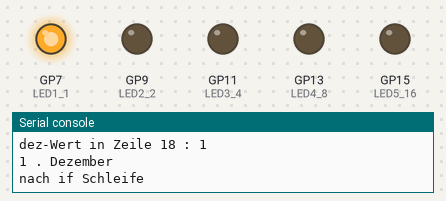
Simulated run of this program. Board: Raspberry Pi Pico running MicroPython. Parts: output pins drawn as LEDs (lit = HIGH), the last lines printed to the serial console.

Above: at 0.1 s.
At 5.1 s:
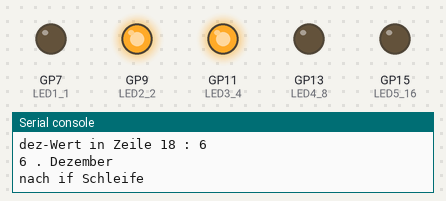
At 9.1 s:
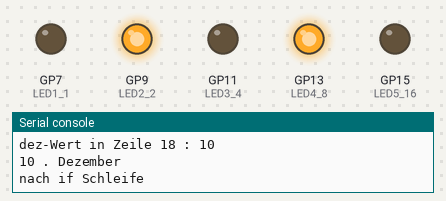
At 19.1 s:
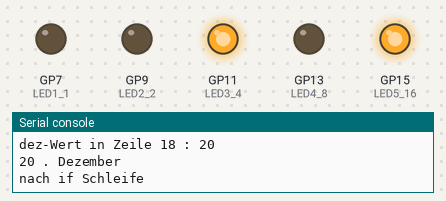
At 28.1 s:
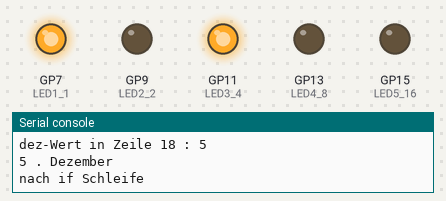
At 38.1 s:
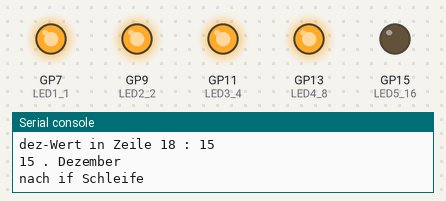
Timing chart, 0 to 40.0 s (numbered marks = the images above):
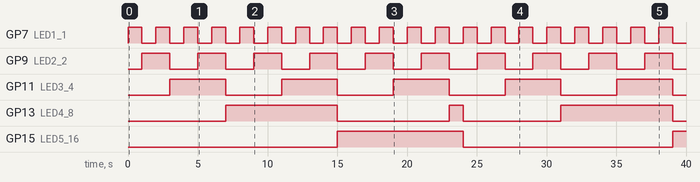

Measured:
- by itself, GP7 (LED1_1): alternates HIGH for 1.0 s and LOW for 1.0 s
- by itself, GP9 (LED2_2): alternates HIGH for 2.0 s and LOW for 2.0 s
- by itself, GP11 (LED3_4): alternates HIGH for 4.0 s and LOW for 4.0 s
- by itself, GP13 (LED4_8): goes HIGH 8.0 s, LOW 8.0 s, HIGH 1.0 s, LOW 7.0 s, HIGH 8.0 s, then LOW
- by itself, GP15 (LED5_16): LOW → HIGH at 15.0 s, → LOW 9.0 s later, → HIGH 15.0 s later

The program:

PB-02-3-10-Adventskalender.py
```python
#==========================================================================
#
# PB-02-3-10-Adventskalender.py
#
# 5 LEDs, 5 Widerstände
#
#==========================================================================
#
import utime
import machine

LED1_1 = machine.Pin(7, machine.Pin.OUT, value=0)
LED2_2 = machine.Pin(9, machine.Pin.OUT, value=0)
LED3_4 = machine.Pin(11, machine.Pin.OUT, value=0)
LED4_8 = machine.Pin(13, machine.Pin.OUT, value=0)
LED5_16 = machine.Pin(15, machine.Pin.OUT, value=0)

LED1_1.value(0)
LED2_2.value(0)
LED3_4.value(0)
LED4_8.value(0)
LED5_16.value(0)


while True:
    dez=1
    while dez<25:
        print("dez-Wert in Zeile 18 :",dez)
#        dez_str=input("der wievielte Dezember ist heute? ")
#        dez = int(dez_str)
        LED1_1.value(0)
        LED2_2.value(0)
        LED3_4.value(0)
        LED4_8.value(0)
        LED5_16.value(0)
        if dez==1:
            print(dez,". Dezember")
            LED1_1.value(1)
            LED2_2.value(0)
            LED3_4.value(0)
            LED4_8.value(0)
            LED5_16.value(0)
        elif dez==2:
            print(dez,". Dezember")
            LED2_2.value(1)
        elif dez==3:
            print(dez,". Dezember")
            LED1_1.value(1)
            LED2_2.value(1)
        elif dez==4:
            print(dez,". Dezember")
            LED3_4.value(1)
        elif dez==5:
            print(dez,". Dezember")
            LED1_1.value(1)
            LED3_4.value(1)
        elif dez==6:
            print(dez,". Dezember")
            LED2_2.value(1)
            LED3_4.value(1)
        elif dez==7:
            print(dez,". Dezember")
            LED1_1.value(1)
            LED2_2.value(1)
            LED3_4.value(1)
        elif dez==8:
            print(dez,". Dezember")
            LED4_8.value(1)
        elif dez==9:
            print(dez,". Dezember")
            LED1_1.value(1)
            LED4_8.value(1)
        elif dez==10:
            print(dez,". Dezember")
            LED2_2.value(1)
            LED4_8.value(1)
        elif dez==11:
            print(dez,". Dezember")
            LED1_1.value(1)
            LED2_2.value(1)
            LED4_8.value(1)
        elif dez==12:
            print(dez,". Dezember")
            LED3_4.value(1)
            LED4_8.value(1)
        elif dez==13:
            print(dez,". Dezember")
            LED1_1.value(1)
            LED3_4.value(1)
            LED4_8.value(1)
        elif dez==14:
            print(dez,". Dezember")
            LED2_2.value(1)
            LED3_4.value(1)
            LED4_8.value(1)
        elif dez==15:
            print(dez,". Dezember")
            LED1_1.value(1)
            LED2_2.value(1)
            LED3_4.value(1)
            LED4_8.value(1)
        elif dez==16:
            print(dez,". Dezember")
            LED5_16.value(1)
        elif dez==17:
            print(dez,". Dezember")
            LED1_1.value(1)
            LED5_16.value(1)
        elif dez==18:
            print(dez,". Dezember")
            LED2_2.value(1)
            LED5_16.value(1)
        elif dez==19:
            print(dez,". Dezember")
            LED1_1.value(1)
            LED2_2.value(1)
            LED5_16.value(1)
        elif dez==20:
            print(dez,". Dezember")
            LED3_4.value(1)
            LED5_16.value(1)
        elif dez==21:
            print(dez,". Dezember")
            LED1_1.value(1)
            LED3_4.value(1)
            LED5_16.value(1)
        elif dez==22:
            print(dez,". Dezember")
            LED2_2.value(1)
            LED3_4.value(1)
            LED5_16.value(1)
        elif dez==23:
            print(dez,". Dezember")
            LED1_1.value(1)
            LED2_2.value(1)
            LED3_4.value(1)
            LED5_16.value(1)
        else:
            print(dez,". Dezember")
            LED1_1.value(0)
            LED2_2.value(0)
            LED3_4.value(0)
            LED4_8.value(1)
            LED5_16.value(1)
        print("nach if Schleife")
        utime.sleep(1)
        dez=dez+1

"""
Das Programm verwendet die Programmiersprache MicroPython, die für eingebettete
Systeme optimiert ist, und läuft auf einem Raspberry Pi Pico. Es dient dazu,
fünf LEDs zu steuern und je nach Wert einer Variablen namens "dez"
unterschiedliche Kombinationen von LEDs zu aktivieren.

Zu Beginn des Programms werden fünf GPIO-Pins als Ausgangspins initialisiert
und anschließend auf 0 gesetzt, um sicherzustellen, dass alle LEDs ausgeschaltet
sind.

Anschließend beginnt eine Endlosschleife. Innerhalb dieser Schleife wird die
Variable "dez" auf 1 initialisiert und dann durch eine While-Schleife gezählt,
bis sie 24 erreicht hat. Dies bedeutet, dass die Schleife insgesamt 24 Mal
durchlaufen wird.

Innerhalb der Schleife wird zuerst überprüft, welcher Wert "dez" hat. Abhängig
vom Wert werden verschiedene Kombinationen von LEDs aktiviert oder deaktiviert.
Wenn "dez" zum Beispiel den Wert 1 hat, wird nur die erste LED aktiviert,
während bei einem Wert von 7 alle fünf LEDs eingeschaltet werden.

Zwischen jedem Durchlauf der While-Schleife wird eine Pause von einer Sekunde
eingefügt, um sicherzustellen, dass der Code nicht zu schnell ausgeführt wird.
"""
```
